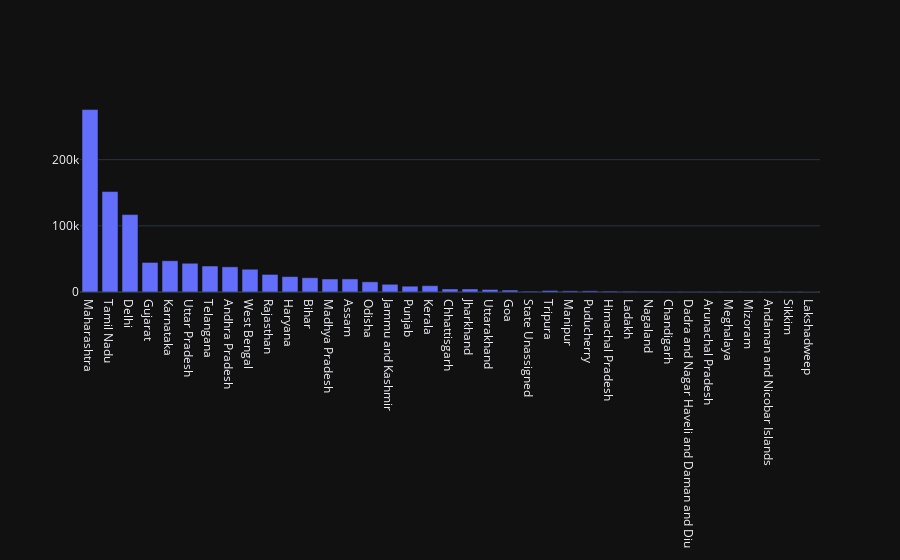

Notebook code for this chart:
### Code cell
import plotly.graph_objects as go


# Use textposition='auto' for direct text
fig = go.Figure(data=[go.Bar(
            x=state_name, y=confirmed_state_cases,
        )])
fig.update_layout(template="plotly_dark")

fig.show()
fig.write_html("state_barplot.html")

### Figure 1 — Plotly figure (JSON) as saved in the notebook; plotly's stock layout.template omitted (floating-point values rounded to 4 significant figures)
{"data": [{"type": "bar", "x": ["Maharashtra", "Tamil Nadu", "Delhi", "Gujarat", "Karnataka", "Uttar Pradesh", "Telangana", "Andhra Pradesh", "West Bengal", "Rajasthan", "Haryana", "Bihar", "Madhya Pradesh", "Assam", "Odisha", "Jammu and Kashmir", "Punjab", "Kerala", "Chhattisgarh", "Jharkhand", "Uttarakhand", "Goa", "State Unassigned", "Tripura", "Manipur", "Puducherry", "Himachal Pradesh", "Ladakh", "Nagaland", "Chandigarh", "Dadra and Nagar Haveli and Daman and Diu", "Arunachal Pradesh", "Meghalaya", "Mizoram", "Andaman and Nicobar Islands", "Sikkim", "Lakshadweep"], "y": [275640, 151820, 116993, 44648, 47253, 43441, 39342, 38044, 34427, 26580, 23306, 21558, 19643, 19755, 15392, 11666, 8799, 9554, 4556, 4576, 3785, 2951, 1285, 2281, 1700, 1743, 1343, 1142, 916, 619, 564, 491, 337, 267, 176, 222, 0]}], "layout": {}}
